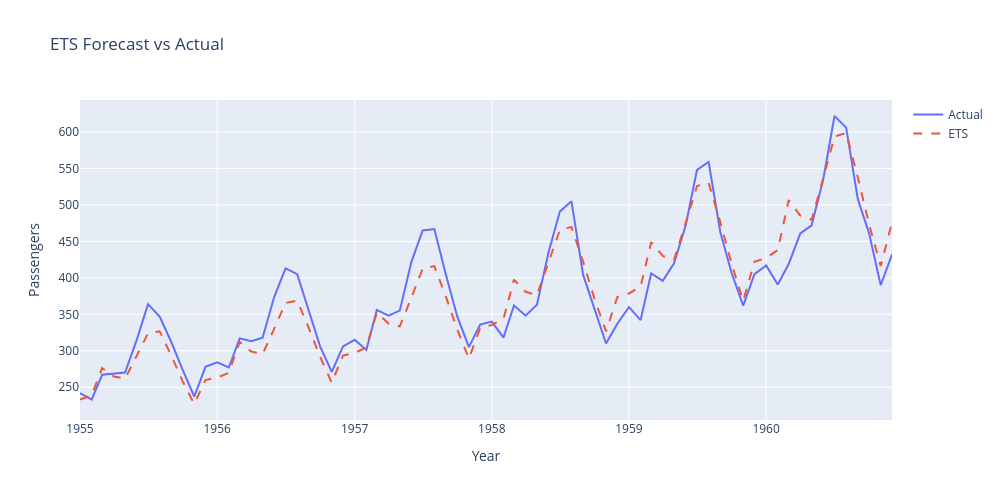

Notebook cell for this chart:
### Code cell
import plotly.graph_objects as go

fig = go.Figure()

fig.add_trace(go.Scatter(
    x=test.index,
    y=test["Passengers"],
    mode="lines",
    name="Actual"
))

fig.add_trace(go.Scatter(
    x=test.index,
    y=ets_forecast,
    mode="lines",
    name="ETS",
    line=dict(dash="dash")
))

fig.update_layout(
    title="ETS Forecast vs Actual",
    xaxis_title="Year",
    yaxis_title="Passengers",
    width=1000,
    height=500
)

fig.show()
